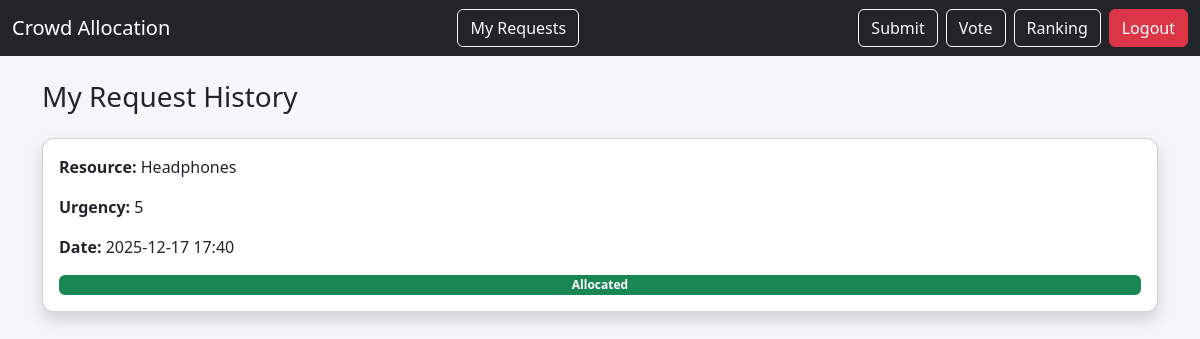
The app's page /my-requests (signed in) with its own data.
### app.py (models this page shows)
class ResourceRequest(db.Model):
    id = db.Column(db.Integer, primary_key=True)
    user_id = db.Column(db.Integer, db.ForeignKey("user.id"))
    name = db.Column(db.String(100), nullable=False)
    resource = db.Column(db.String(200), nullable=False)
    reason = db.Column(db.Text, nullable=False)
    urgency = db.Column(db.Integer, nullable=False)
    created_at = db.Column(db.DateTime, default=datetime.now)
    allocated = db.Column(db.Boolean, default=False)
    votes = db.relationship("Vote", backref="request", lazy=True)

### app.py (the view)
@app.route("/my-requests")
def my_requests():
    if "user_id" not in session:
        return redirect("/login")
    requests = ResourceRequest.query.filter_by(
        user_id=session["user_id"]
    ).order_by(ResourceRequest.created_at.desc()).all()
    return render_template("my_requests.html", requests=requests)

### templates/my_requests.html (shortened to what this page needs)
{% extends "base.html" %}
{% block content %}
<h3 class="mb-4">My Request History</h3>
{% for r in requests %}
<div class="card shadow p-3 mb-3">
    <p><b>Resource:</b> {{ r.resource }}</p>
    <p><b>Urgency:</b> {{ r.urgency }}</p>
    <p><b>Date:</b> {{ r.created_at.strftime("%Y-%m-%d %H:%M") }}</p>
    {% if r.allocated %}
        <span class="badge bg-success">Allocated</span>
    {% else %}
        <span class="badge bg-warning">Pending</span>
    {% endif %}
</div>
{% endfor %}
{% endblock %}

### templates/base.html (style rules this page uses)
body { background-color: #f4f6f9; }
.card { border-radius: 12px; }

### records on screen
ResourceRequest: resource "Headphones", urgency "5", created_at "2025-12-17 17:40", allocated "Allocated"
